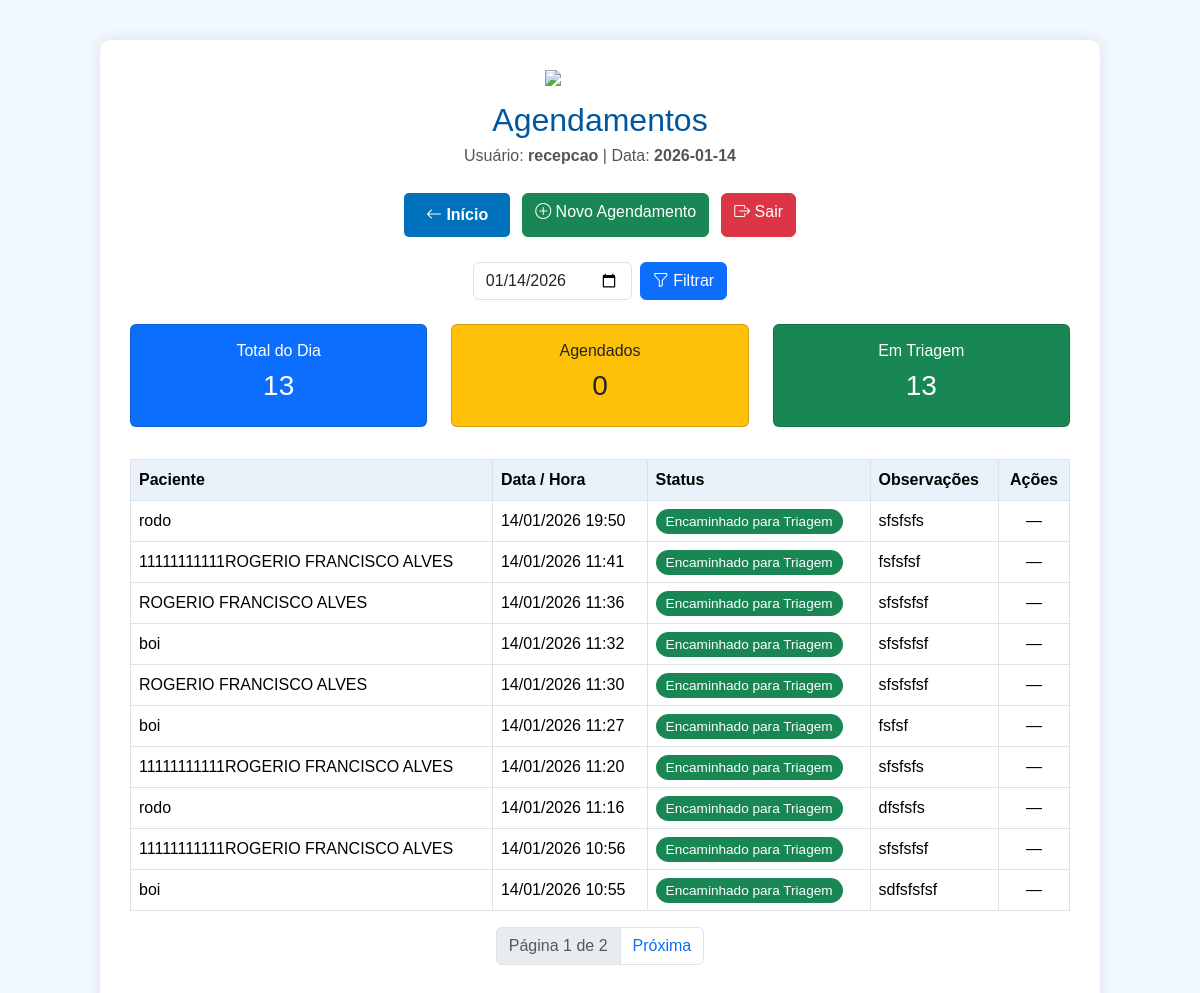
The page /agendamento/ (signed in) on the database as committed earlier.
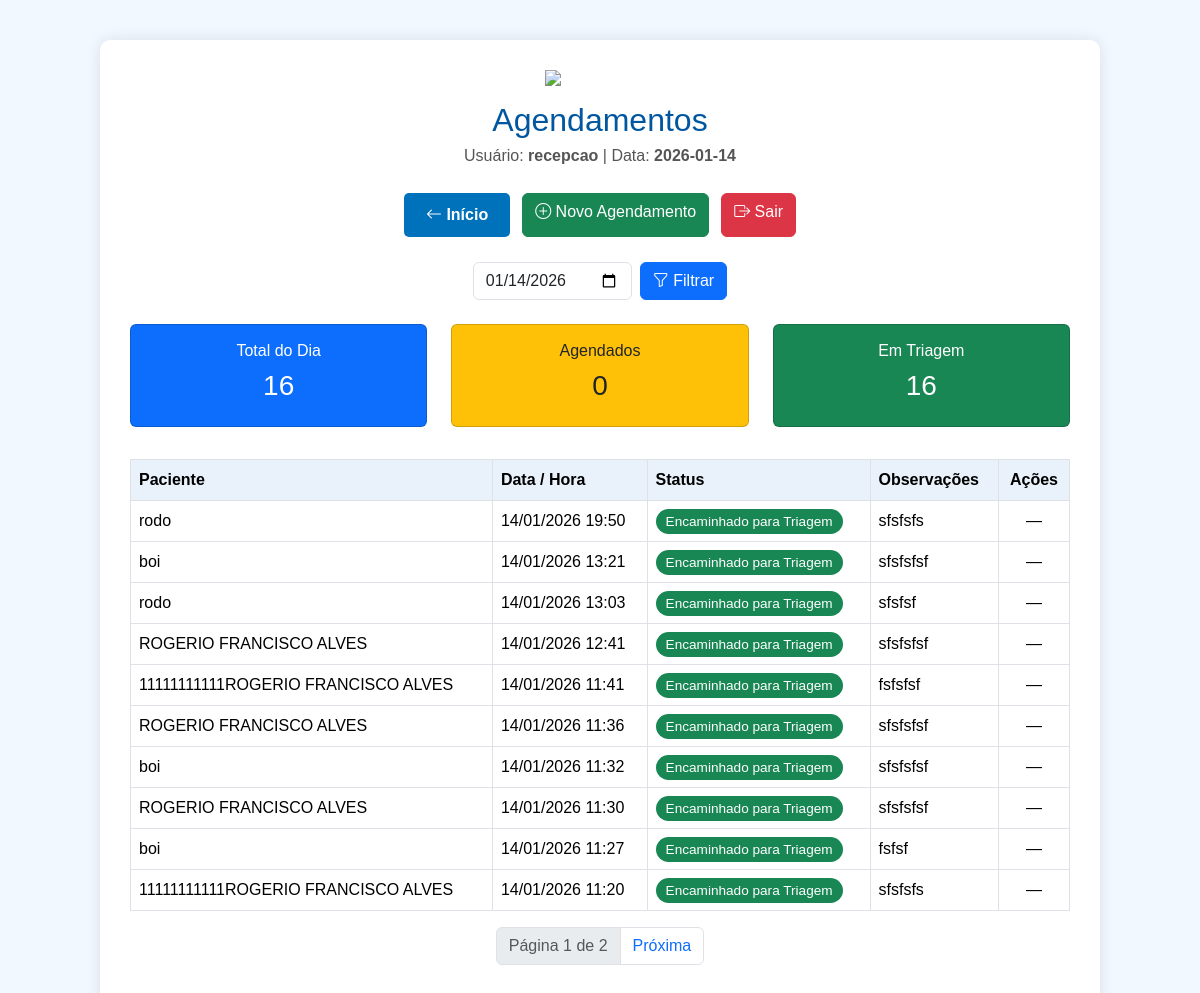
The same page on the database as committed later.
### agendamento/models.py (models this page shows, shortened)
class Agendamento(models.Model):
    STATUS_CHOICES = [
        ('AG', 'Agendado'),
        ('TR', 'Encaminhado para Triagem'),
        ('AT', 'Atendido'),
        ('CN', 'Cancelado'),
    ]
    paciente = models.ForeignKey(Paciente, on_delete=models.CASCADE)
    data_hora = models.DateTimeField()
    encaminhado_por = models.ForeignKey(settings.AUTH_USER_MODEL, on_delete=models.SET_NULL, null=True, blank=True)
    status = models.CharField(max_length=2, choices=STATUS_CHOICES, default='AG')
    observacoes = models.TextField(blank=True, null=True)

### paciente/models.py (models this page shows)
class Paciente(models.Model):
    nome = models.CharField(max_length=100)
    cpf = models.CharField(
        max_length=14,
        unique=True,
        validators=[RegexValidator(r'^\d{3}\.\d{3}\.\d{3}-\d{2}$', 'CPF inválido! Use XXX.XXX.XXX-XX')]
    )
    data_nascimento = models.DateField()
    telefone = models.CharField(
        max_length=15,
        validators=[RegexValidator(r'^\(\d{2}\)\s\d{4,5}-\d{4}$', 'Telefone inválido! Use (XX) XXXXX-XXXX')]
    )
    email = models.EmailField(blank=True, null=True)
    endereco = models.TextField(blank=True, null=True)
    cartao_sus = models.CharField(max_length=18, blank=True, null=True)
    def __str__(self):
        return self.nome

### agendamento/views.py (the view)
# urls.py: path('', views.agendamento_list, name='agendamento_list'),
@login_required
def agendamento_list(request):
    hoje = timezone.localdate()
    data_filtro = request.GET.get('data')
    if data_filtro:
        agendamentos_qs = Agendamento.objects.filter(
            data_hora__date=data_filtro
        ).order_by('-data_hora')
        data_template = data_filtro  # já é string YYYY-MM-DD
    else:
        agendamentos_qs = Agendamento.objects.filter(
            data_hora__date=hoje
        ).order_by('-data_hora')
        data_template = hoje.strftime('%Y-%m-%d')  # FORÇA formato correto
    status_count = Counter(ag.status for ag in agendamentos_qs)
    status_dict = dict(status_count)
    total_agendamentos = agendamentos_qs.count()
    paginator = Paginator(agendamentos_qs, 10)
    page_number = request.GET.get('page')
    agendamentos = paginator.get_page(page_number)
    return render(request, 'agendamento_list.html', {
        'agendamentos': agendamentos,
        'total_agendamentos': total_agendamentos,
        'status_dict': status_dict,
        'data_filtro': data_template,  # SEMPRE YYYY-MM-DD
    })

### agendamento/templates/agendamento_list.html (shortened to what the changed rows need)
<!DOCTYPE html>
<html lang="pt-br">
<head>
<link rel="stylesheet" href="https://cdn.jsdelivr.net/npm/bootstrap@5.3.2/dist/css/bootstrap.min.css">
<link rel="stylesheet" href="https://cdn.jsdelivr.net/npm/bootstrap-icons@1.10.5/font/bootstrap-icons.css">
</head>
<body>
<div class="container">
    <h2>Agendamentos</h2>
    <div class="row mb-4 text-center">
        <div class="col-md-4 mb-2">
            <div class="card bg-primary text-white p-3">
                <h6>Total do Dia</h6>
                <h3>{{ total_agendamentos }}</h3>
            </div>
        </div>
        <div class="col-md-4 mb-2">
            <div class="card bg-success text-white p-3">
                <h6>Em Triagem</h6>
                <h3>{{ status_dict.TR|default:0 }}</h3>
            </div>
        </div>
    </div>
    <table class="table table-bordered table-hover">
        <thead>
            <tr>
                <th>Paciente</th>
                <th>Data / Hora</th>
                <th>Status</th>
                <th>Observações</th>
                <th class="text-center">Ações</th>
            </tr>
        </thead>
        <tbody>
        {% for agendamento in agendamentos %}
            <tr class="{% if agendamento.status == 'TR' %}triagem{% endif %}">
                <td>{{ agendamento.paciente }}</td>
                <td>{{ agendamento.data_hora|date:"d/m/Y H:i" }}</td>
                <td>
                    <span class="status-badge status-{{ agendamento.status }}">
                        {{ agendamento.get_status_display }}
                    </span>
                </td>
                <td>{{ agendamento.observacoes|default:"—" }}</td>
                <td class="text-center">
                    {% if agendamento.status != 'TR' %}
                        <a href="{% url 'enviar_triagem' agendamento.id %}" class="btn btn-warning btn-sm">
                            <i class="bi bi-arrow-repeat"></i> Triagem
                        </a>
                    {% else %}
                        —
                    {% endif %}
                </td>
            </tr>
        {% empty %}
            <tr>
                <td colspan="5" class="text-center text-muted">
                    Nenhum agendamento encontrado para esta data.
                </td>
            </tr>
        {% endfor %}
        </tbody>
    </table>
</div>
</body>
</html>

Rows that differ between the two databases and show on the page:
no longer on this page (row unchanged): Agendamento: paciente "rodo", data_hora "14/01/2026 11:16", status "Encaminhado para Triagem", observacoes "dfsfsfs"
no longer on this page (row unchanged): Agendamento: paciente "11111111111ROGERIO FRANCISCO ALVES", data_hora "14/01/2026 10:56", status "Encaminhado para Triagem", observacoes "sfsfsfsf"
no longer on this page (row unchanged): Agendamento: paciente "boi", data_hora "14/01/2026 10:55", status "Encaminhado para Triagem", observacoes "sdfsfsfsf"
added Agendamento: paciente "boi", data_hora "14/01/2026 13:21", status "Encaminhado para Triagem", observacoes "sfsfsfsf"
added Agendamento: paciente "rodo", data_hora "14/01/2026 13:03", status "Encaminhado para Triagem", observacoes "sfsfsf"
added Agendamento: paciente "ROGERIO FRANCISCO ALVES", data_hora "14/01/2026 12:41", status "Encaminhado para Triagem", observacoes "sfsfsfsf"
Other text that changed with them:
{{ total_agendamentos }}: "13" → "16"
{{ status_dict.TR|default:0 }}: "13" → "16"
